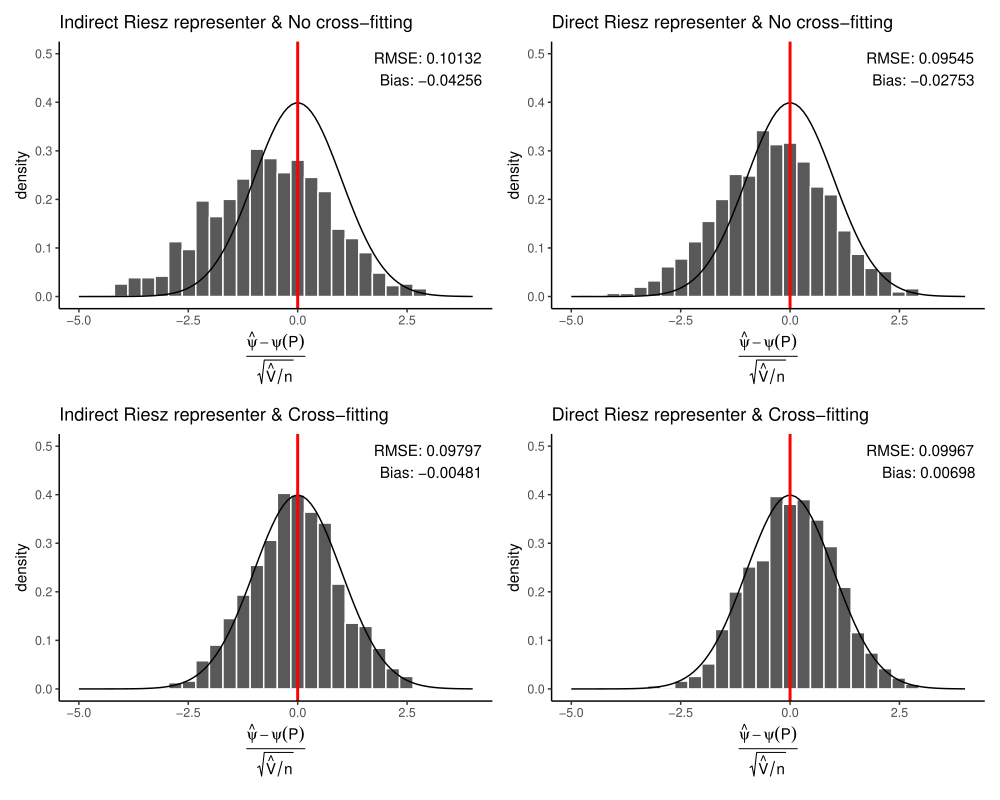

Source code (R):
library(tidyverse)
library(patchwork)
no_cross_fit_results <- read_csv("ate_experiment/gradient_boosting_experiment/results/no_cross_fit_results.csv")
cross_fit_results <- read_csv("ate_experiment/gradient_boosting_experiment/results/cross_fit_results.csv")


a_rmse = mean((no_cross_fit_results$propensity_estimate - no_cross_fit_results$truth)^2)^(1/2)
a_bias = mean(no_cross_fit_results$propensity_estimate-no_cross_fit_results$truth)
a = ggplot(no_cross_fit_results)+
  geom_histogram(aes(x=(propensity_estimate-truth)/sqrt(propensity_variance), y=after_stat(density)), color='white')+
  geom_function(fun=function(x) dnorm(x)) +
  geom_vline(xintercept=0, color='red', size=1) +
  xlab(
    expression(
      frac(
        hat(psi) - psi(P),
        sqrt(hat(V) / n)
      )
    )
  ) +
  ggtitle('Indirect Riesz representer & No cross-fitting') +
  xlim(-5,4) +
  ylim(0, 1/2) +
  annotate("text", 
           x = Inf, y = Inf, 
           label = paste0("RMSE: ", round(a_rmse,5)), 
           hjust = 1.1, vjust = 2, 
           size = 4)+
  annotate("text", 
           x = Inf, y = Inf, 
           label = paste0("Bias: ", round(a_bias,5)), 
           hjust = 1.1, vjust = 4, 
           size = 4)+
  theme_classic()

b_rmse = mean((no_cross_fit_results$riesz_estimate - no_cross_fit_results$truth)^2)^(1/2)
b_bias = mean(no_cross_fit_results$riesz_estimate - no_cross_fit_results$truth)
b = ggplot(no_cross_fit_results)+
  geom_histogram(aes(x=(riesz_estimate-truth)/sqrt(riesz_variance), y=after_stat(density)), color='white')+
  geom_function(fun=function(x) dnorm(x)) +
  geom_vline(xintercept=0, color='red', size=1) +
  xlab(
    expression(
      frac(
        hat(psi) - psi(P),
        sqrt(hat(V) / n)
      )
    )
  ) +
  ggtitle('Direct Riesz representer & No cross-fitting') +
  xlim(-5,4) +
  ylim(0, 1/2) +
  annotate("text", 
           x = Inf, y = Inf, 
           label = paste0("RMSE: ", round(b_rmse,5)), 
           hjust = 1.1, vjust = 2, 
           size = 4)+
  annotate("text", 
           x = Inf, y = Inf, 
           label = paste0("Bias: ", round(b_bias,5)), 
           hjust = 1.1, vjust = 4, 
           size = 4)+
  theme_classic()

c_rmse = mean((cross_fit_results$propensity_estimate - cross_fit_results$truth)^2)^(1/2)
c_bias = mean(cross_fit_results$propensity_estimate - cross_fit_results$truth)
c = ggplot(cross_fit_results)+
  geom_histogram(aes(x=(propensity_estimate-truth)/sqrt(propensity_variance), y=after_stat(density)), color='white')+
  geom_function(fun=function(x) dnorm(x)) +
  geom_vline(xintercept=0, color='red', size=1) +
  xlab(
    expression(
      frac(
        hat(psi) - psi(P),
        sqrt(hat(V) / n)
      )
    )
  ) +
  ggtitle('Indirect Riesz representer & Cross-fitting') +
  xlim(-5,4) +
  ylim(0, 1/2) +
  annotate("text", 
           x = Inf, y = Inf, 
           label = paste0("RMSE: ", round(c_rmse,5)), 
           hjust = 1.1, vjust = 2, 
           size = 4)+
  annotate("text", 
           x = Inf, y = Inf, 
           label = paste0("Bias: ", round(c_bias,5)), 
           hjust = 1.1, vjust = 4, 
           size = 4)+
  theme_classic()

d_rmse = mean((cross_fit_results$riesz_estimate - cross_fit_results$truth)^2)^(1/2)
d_bias = mean(cross_fit_results$riesz_estimate - cross_fit_results$truth)
d = ggplot(cross_fit_results)+
  geom_histogram(aes(x=(riesz_estimate-truth)/sqrt(riesz_variance), y=after_stat(density)), color='white')+
  geom_function(fun=function(x) dnorm(x)) +
  geom_vline(xintercept=0, color='red', size=1) +
  xlab(
    expression(
      frac(
        hat(psi) - psi(P),
        sqrt(hat(V) / n)
      )
    )
  ) +
  ggtitle('Direct Riesz representer & Cross-fitting') +
  xlim(-5,4) +
  ylim(0, 1/2) +
  annotate("text", 
           x = Inf, y = Inf, 
           label = paste0("RMSE: ", round(d_rmse,5)), 
           hjust = 1.1, vjust = 2, 
           size = 4)+
  annotate("text", 
           x = Inf, y = Inf, 
           label = paste0("Bias: ", round(d_bias,5)), 
           hjust = 1.1, vjust = 4, 
           size = 4)+
  theme_classic()

a+b+c+d
